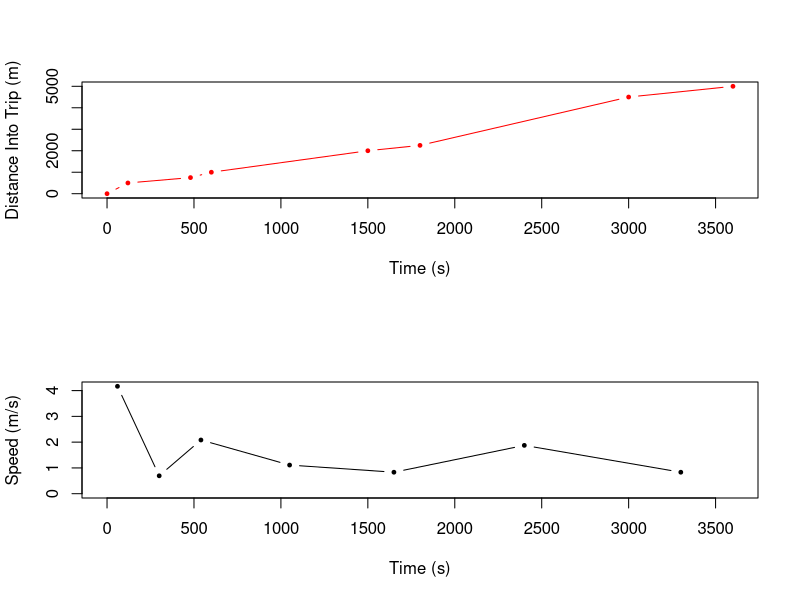
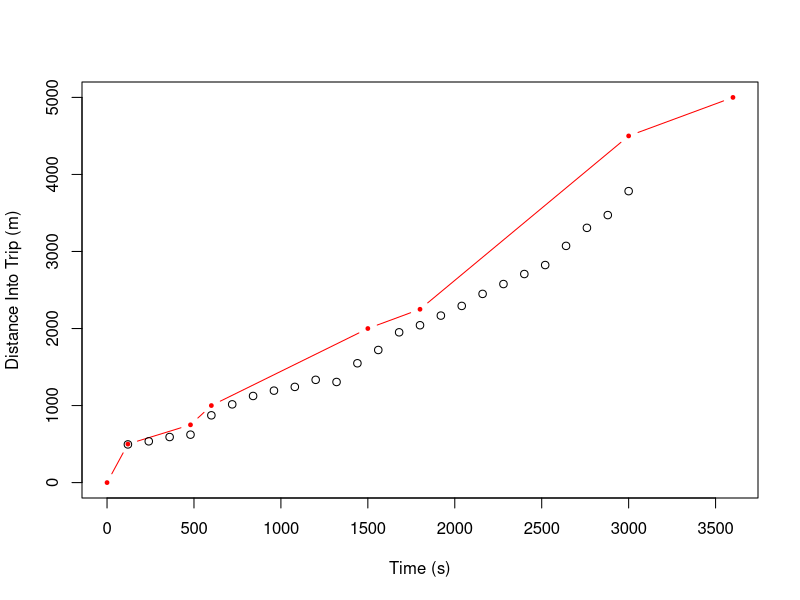
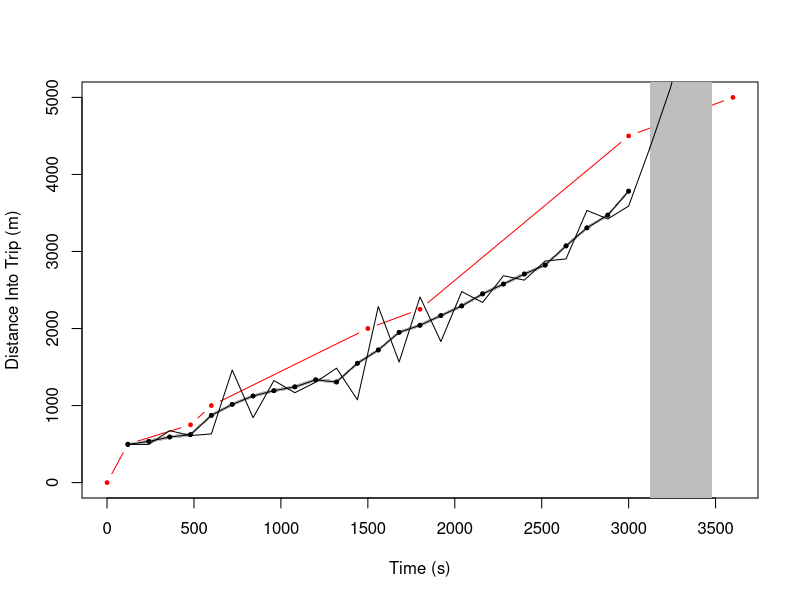

Reproduce these figures in R, in order.
## Simple as possible, a Kalman Filter model that uses the schedule times as a speed function.

set.seed(359); par(mfrow = c(2, 1))
stops <- c(0, 100, 150, 200, 400, 450, 900, 1000) * 5
times <- c(0, 2, 8, 10, 25, 30, 50, 60) * 60
plot(times, stops, xlab = "Time (s)", ylab = "Distance Into Trip (m)", pch = 19, col = "red", cex = 0.5, type = "b",
     xlim = c(0, max(times)), ylim = c(0, max(stops)))
dx <- diff(stops)
dt <- diff(times)
plot(times[-length(times)] + 0.5 * dt, dx / dt, type = "b", pch = 19, cex = 0.5, xlab = "Time (s)", ylab = "Speed (m/s)",
     xlim = c(0, max(times)), ylim = c(0, max(dx/dt)))
par(mfrow = c(1, 1))




t <- 1:25 * 120
z <- c(90, 110, 130, 140, 170, 200, 210, 230, 250, 270, 290, 320,
       350, 390, 410, 430, 460, 490, 520, 550, 580, 620, 650, 700, 750) * 5 + rnorm(length(t), 0, 50)
plot(times, stops, xlab = "Time (s)", ylab = "Distance Into Trip (m)", pch = 19, col = "red", cex = 0.5, type = "b",
     xlim = c(0, max(times)), ylim = c(0, max(stops)))
points(t, z)


H <- rbind(c(1, 0, 0))
R <- 150     # m
q2 <- 1.3  # m/s
F <- rbind(c(0, 1, 0),
           c(0, 0, 1),
           c(0, 0, 0))
G <- cbind(c(0, 0, 1))
Phi <- function(dt) rbind(c(1, dt, dt^2 / 2),
                          c(0, 1, dt),
                          c(0, 0, 1))
Q <- function(dt) rbind(c(dt^5 / 20, dt^4 / 8, dt^3 / 6),
                        c(dt^4 / 8, dt^3 / 3, dt^2 / 2),
                        c(dt^3 / 6, dt^2 / 2, dt)) * q2
Xo <- cbind(c(z[1], 0, 0)) 
Po <- rbind(c(R, 0, 0),
            c(0, 13^2, 0),
            c(0, 0, 7.15^2))

Nk <- length(z)
K <- P <- P. <- Xhat <- Xhat. <- vector("list", Nk)
dt <- diff(t)
## Predict
Xhat.[[1]] <- Phi(0) %*% Xo
P.[[1]] <- Phi(0) %*% Po %*% t(Phi(0)) + Q(0)
## Update
K[[1]] <- P.[[1]] %*% t(H) %*% solve(H %*% P.[[1]] %*% t(H) + R)
Xhat[[1]] <- Xhat.[[1]] + K[[1]] %*% (z[1] - H %*% Xhat.[[1]])
P[[1]] <- (diag(3) - K[[1]] %*% H) %*% P.[[1]]

for (i in 2:Nk) {
    ## Predict
    Dt <- t[i] - t[i - 1]
    Xhat.[[i]] <- Phi(Dt) %*% Xhat[[i - 1]]
    P.[[i]] <- Phi(Dt) %*% P[[i - 1]] %*% t(Phi(Dt)) + Q(Dt)
    ## Update
    K[[i]] <- P.[[i]] %*% t(H) %*% solve(H %*% P.[[i]] %*% t(H) + R)
    Xhat[[i]] <- Xhat.[[i]] + K[[i]] %*% (z[i] - H %*% Xhat.[[i]])
    P[[i]] <- (diag(3) - K[[i]] %*% H) %*% P.[[i]]
}

tt <- 26:29 * 120
for (i in 1:length(tt)) {
    Dt <- tt[i] - tail(t, 1)
    k <- i + Nk
    Xhat. <- c(Xhat., list(Phi(Dt) %*% Xhat[[Nk]]))
    P. <- c(P., list(Phi(Dt) %*% P[[Nk]] %*% t(Phi(Dt)) + Q(Dt)))
}

XX <- t(do.call(cbind, Xhat))
XX. <- t(do.call(cbind, Xhat.))
SD <- sapply(P, function(p) sqrt(p[1,1]))
SD. <- sapply(P., function(p) sqrt(p[1,1]))
##lines(t, XX[, 1], type = "l")
plot(times, stops, xlab = "Time (s)", ylab = "Distance Into Trip (m)", pch = 19, col = "red", cex = 0.5, type = "b",
     xlim = c(0, max(times)), ylim = c(0, max(stops)))
polygon(c(t, rev(t)), c(qnorm(0.025, XX[, 1], SD), rev(qnorm(0.975, XX[, 1], SD))), lty = 0, col = "grey")
lines(t, XX[, 1])
points(t, z, pch = 19, cex = 0.5)

lines(c(t, tt), XX.[, 1])

XX <- t(do.call(cbind, Xhat.[-(1:Nk)]))
SD <- sapply(P.[-(1:Nk)], function(p) sqrt(p[1,1]))
polygon(c(tt, rev(tt)), c(qnorm(0.025, XX[, 1], SD), rev(qnorm(0.975, XX[, 1], SD))), lty = 0, col = "grey")
lines(tt, XX[, 1])
points(t, z, pch = 19, cex = 0.5)

